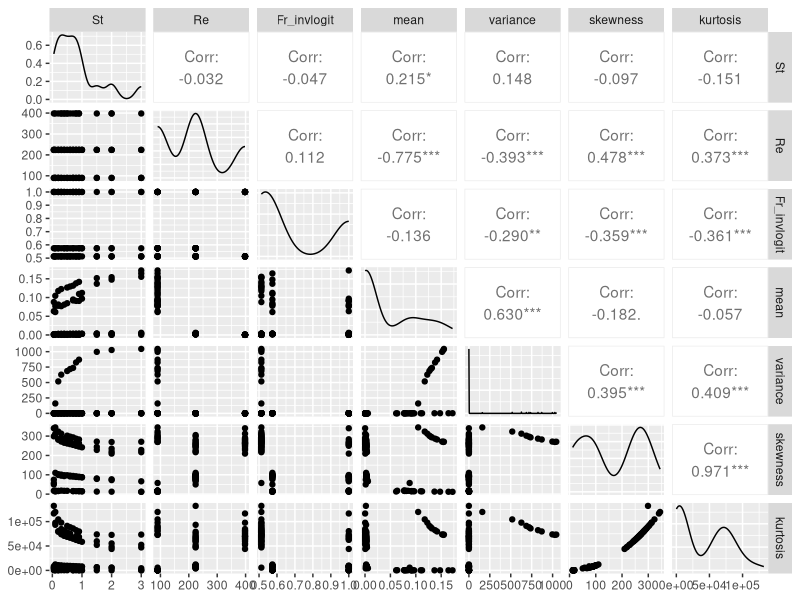
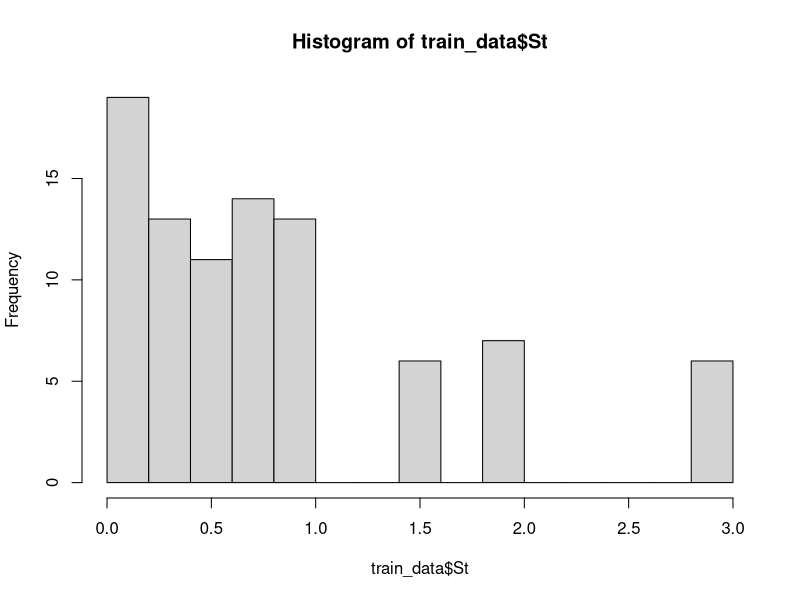
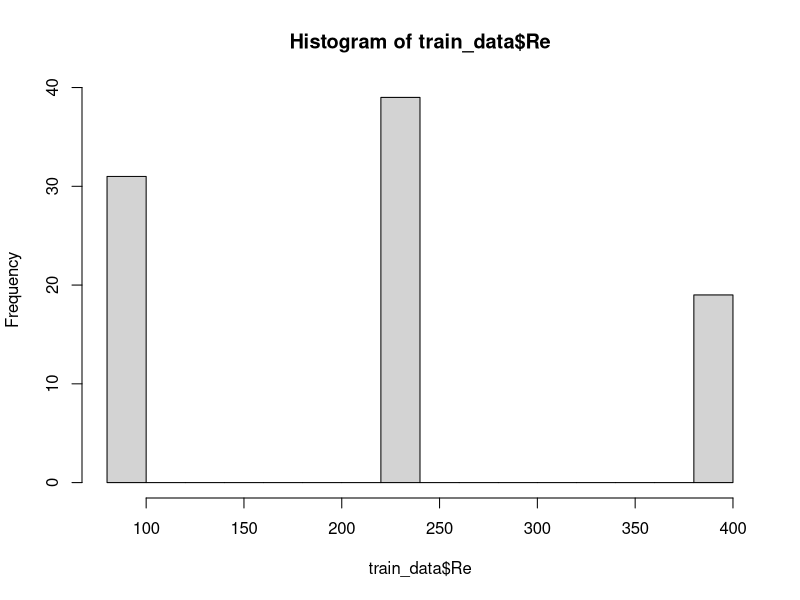
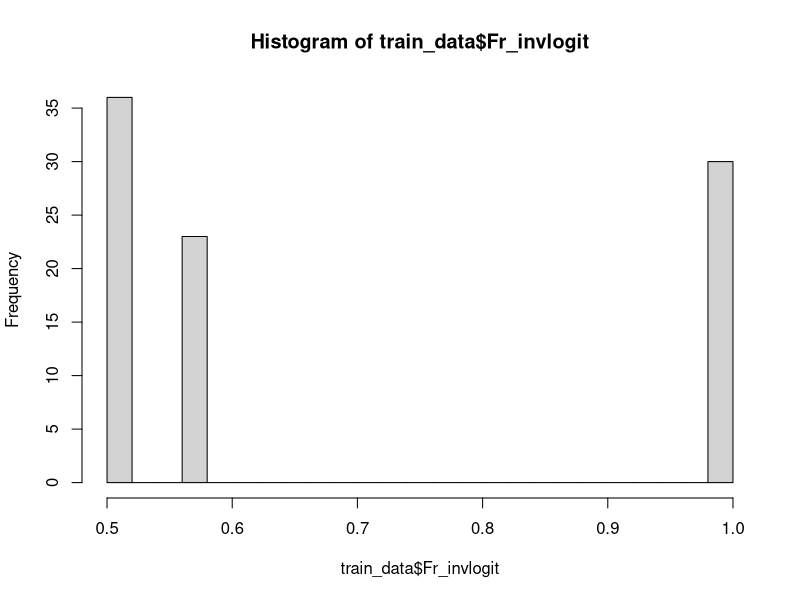
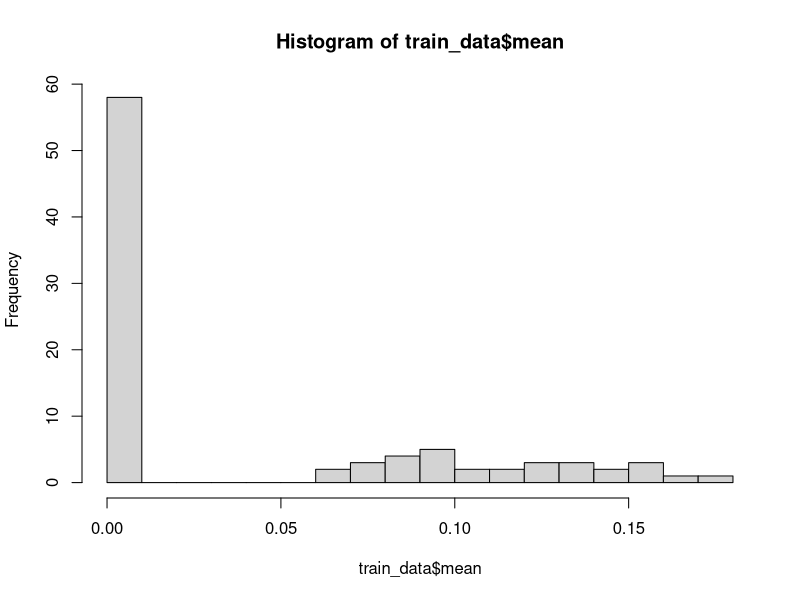
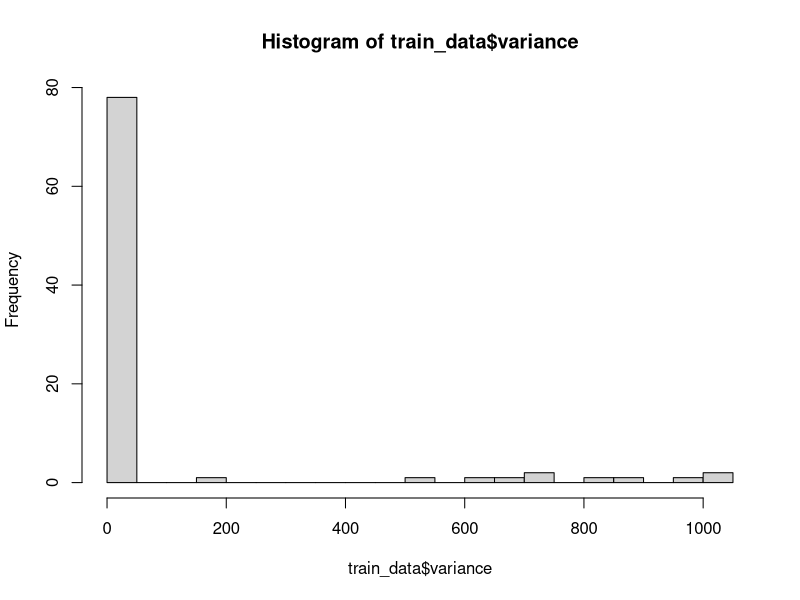
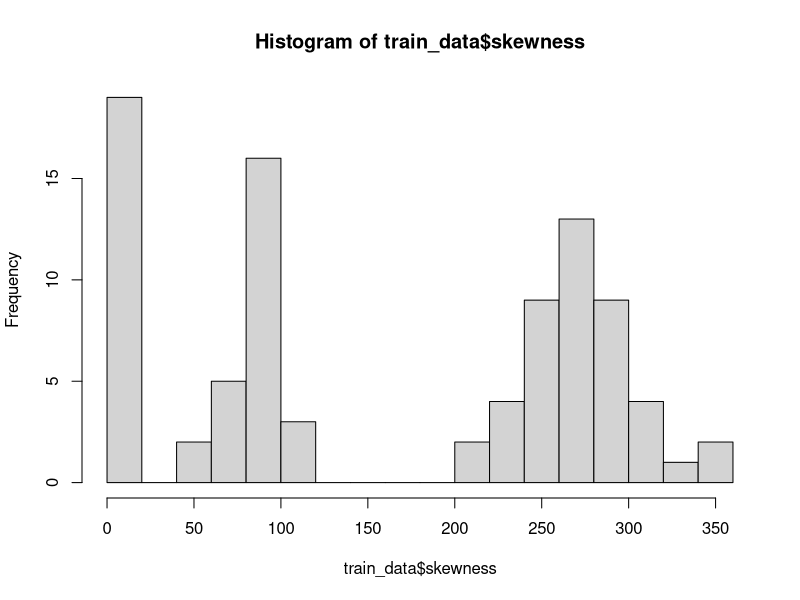
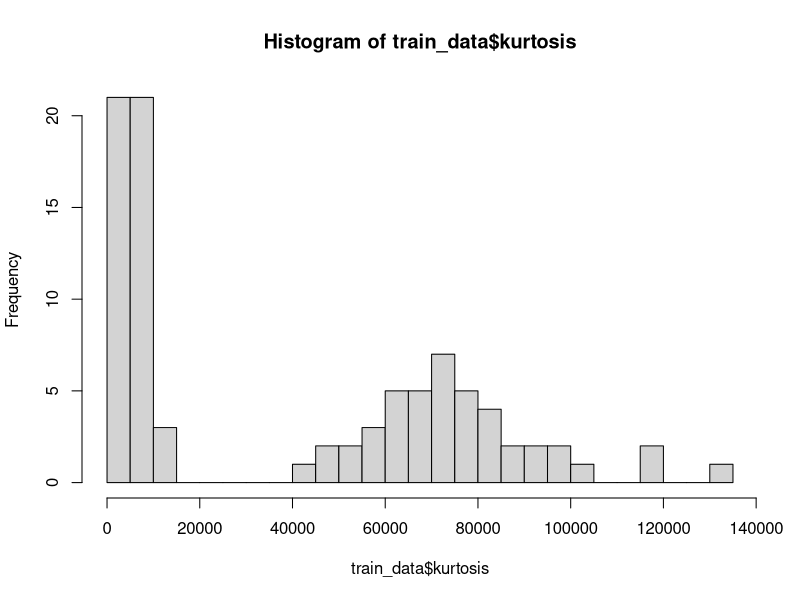

These charts were generated, in order, by the following R code:
## ---- chunk 1
library(tidyverse)

train_data <- read_csv("data-train-processed.csv")


#Fix the infinity values in Fr via inverse logit transformation, but keep Fr as numeric
train_data$Fr <- as.numeric(tolower(as.character(train_data$Fr)))
train_data$Fr_invlogit <- 1 / (1 + exp(-train_data$Fr))


## ---- chunk 2
library(GGally)
ggpairs(
  train_data |> select(St, Re, Fr_invlogit, mean, variance, skewness, kurtosis)
) 
## ---- chunk 3
#check individual distributions of variables for more detail 
hist(train_data$St, breaks=20)
hist(train_data$Re, breaks=20)
hist(train_data$Fr_invlogit, breaks=20)
hist(train_data$mean, breaks=20)
hist(train_data$variance, breaks=20)
hist(train_data$skewness, breaks=20)
hist(train_data$kurtosis, breaks=20)
## ---- chunk 4

basicmean_lm <- lm(mean ~ St + Re + Fr_invlogit, data = train_data)
basicvar_lm  <- lm(variance ~ St + Re + Fr_invlogit, data = train_data)
basicskew_lm <- lm(skewness ~ St + Re + Fr_invlogit, data = train_data)
basickurt_lm <- lm(kurtosis ~ St + Re + Fr_invlogit, data = train_data)

summary(basicmean_lm)
summary(basicvar_lm)
summary(basicskew_lm)
summary(basickurt_lm)

